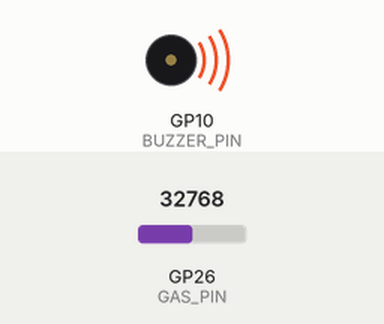
Recording of a program running on a simulated Raspberry Pi Pico running MicroPython. Parts: buzzer (waves = sounding). Inputs (shaded band) come from the test bench; at power-on: GP26 (GAS_PIN) = 32768 (analog values on the 0–65535 scale). What the program prints to the serial console is not drawn.

Above: at 1.2 s.
1.3 s: GP26 (GAS_PIN) set to 30272
2.8 s: GP26 (GAS_PIN) set to 28928
At 4.2 s:
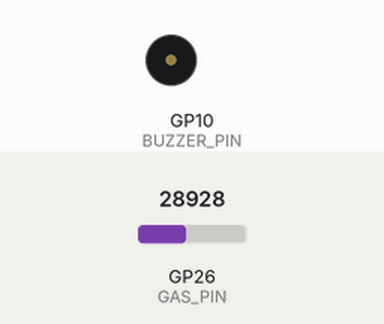
4.5 s: GP26 (GAS_PIN) set to 32767
At 5.5 s:
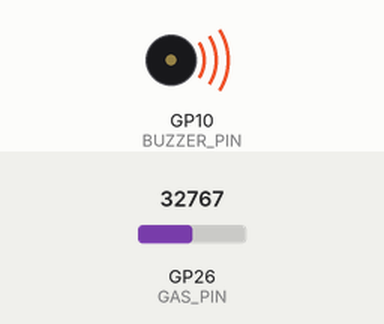
6.0 s: GP26 (GAS_PIN) set to 19660
At 6.7 s:
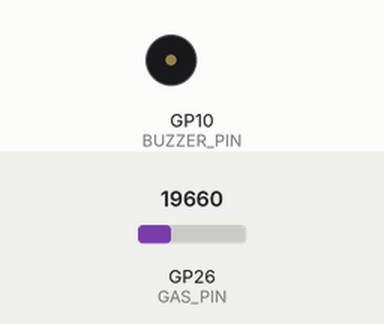
Timing chart, 0 to 8.5 s (numbered marks = the images above; inputs shaded):
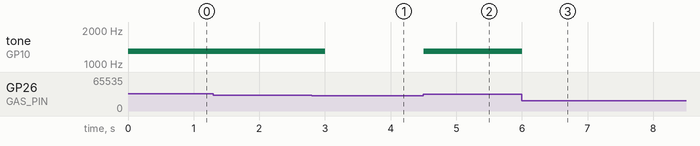

The program:

Smoke_Alarm.py
```python
from machine import Pin, ADC, PWM  # Import Pin, ADC, and PWM classes for hardware control
import time  # Import time module for delays and timing

class GasBuzzer:
    """
    Gas sensor and buzzer integration.
    Activates buzzer when sensor voltage exceeds threshold; otherwise silent.
    """
    def __init__(self, gas_pin, buzzer_pin, threshold_volt=1.5, vref=3.3, alarm_freq=1300, alarm_duty=0.5):
        """
        gas_pin       : ADC pin connected to gas sensor output (e.g., 26)
        buzzer_pin    : GPIO pin connected to buzzer (e.g., 10)
        threshold_volt: Alarm threshold voltage (V)
        vref          : ADC reference voltage (default: 3.3V)
        alarm_freq    : Buzzer frequency (Hz)
        alarm_duty    : Buzzer duty cycle (0.0 - 1.0)
        """
        self.adc = ADC(Pin(gas_pin))  # Initialize ADC for gas sensor
        self.buzzer = PWM(Pin(buzzer_pin))  # Initialize PWM for buzzer
        self.buzzer.freq(alarm_freq)  # Set buzzer frequency
        self.buzzer.duty_u16(0)  # Start with buzzer off (0% duty cycle)
        self.threshold = threshold_volt  # Store alarm voltage threshold
        self.vref = vref  # Store ADC reference voltage
        self.duty_val = int(65535 * alarm_duty)  # Convert duty cycle to 16-bit value

    def read_voltage(self):
        """
        Read analog value from sensor and convert to voltage (float).
        ADC.read_u16() returns 0–65535, mapped to 0–vref.
        """
        raw = self.adc.read_u16()  # Read raw 16-bit ADC value
        # Actual voltage = Original value x Reference voltage/65535
        return raw * self.vref / 65535  # Convert to voltage (V)

    def update(self):
        """
        Update buzzer state based on latest voltage reading.
        """
        v = self.read_voltage()  # Get current sensor voltage
        if v >= self.threshold:
            # Alarm state: activate buzzer
            self.buzzer.duty_u16(self.duty_val)
        else:
            # Silent state: deactivate buzzer
            self.buzzer.duty_u16(0)
        return v  # Return current voltage for logging

    def deinit(self):
        """Deinitialize buzzer (turn off and release resources)"""
        self.buzzer.duty_u16(0)  # Ensure buzzer is off
        self.buzzer.deinit()  # Deinitialize PWM peripheral


# === Main Program Configuration ===
GAS_PIN       = 26      # Gas sensor GPIO pin (ADC0)
BUZZER_PIN    = 10      # Buzzer GPIO pin
THRESH_VOLT   = 1.5     # Alarm voltage threshold (V)
READ_INTERVAL = 0.5     # Reading interval (seconds)

# Initialize GasBuzzer instance with configured parameters
gb = GasBuzzer(
    gas_pin=GAS_PIN,
    buzzer_pin=BUZZER_PIN,
    threshold_volt=THRESH_VOLT,
    vref=3.3,
    alarm_freq=1300,
    alarm_duty=0.5
)

# Main loop
try:
    while True:
        volt = gb.update()  # Read voltage and update buzzer state
        # Print status message
        print("Gas voltage: {:.2f} V".format(volt),
              "→", "ALARM" if volt >= THRESH_VOLT else "OK")
        time.sleep(READ_INTERVAL)  # Wait for next reading interval

except KeyboardInterrupt:
    gb.deinit()  # Properly deinitialize buzzer on interrupt
    print("Program terminated. Buzzer turned off.")  # Shutdown message
```

Measured:
- the behaviour switches between 29792 and 29776 on GP26 (GAS_PIN) (found by bisection; images 0 and 1)
- after the input at 1.3 s, every drawn part: stays the same
- after the input at 2.8 s, tone on GP10 (BUZZER_PIN): 1300 Hz → silent after 0.20 s
- after the input at 4.5 s, tone on GP10 (BUZZER_PIN): silent → 1300 Hz at once
- after the input at 6.0 s, tone on GP10 (BUZZER_PIN): 1300 Hz → silent at once
